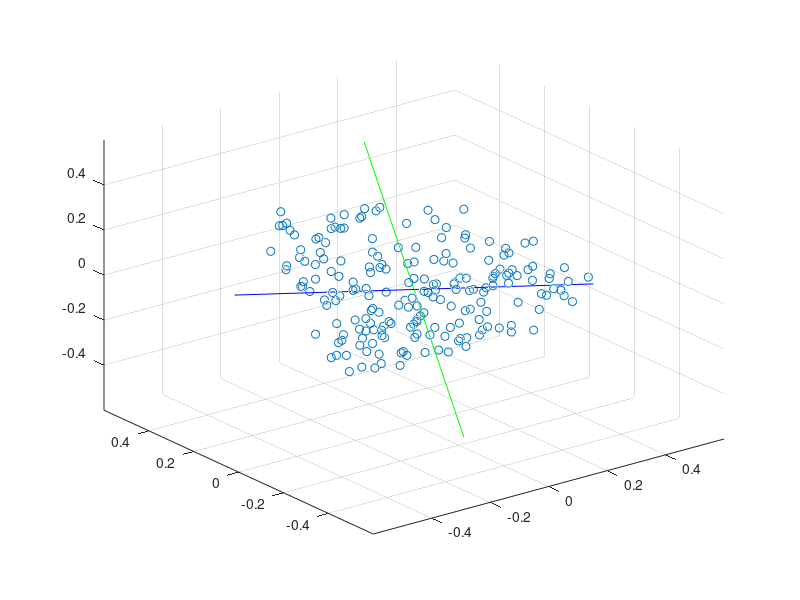

This figure's MATLAB source:
clear
load GHA_data

[dim,count] = size(data)


for i = 1 : size(data,1)
	sum(mean(data(i,:)))
end

w = rand(2,3); % <--- uprav
alpha = 0.1; % <--- uprav

w

for ep=1:100
   data = data(:,randperm(count));

   for t=1:count
       x = data(:,t);
       y = w*x;

       deltaw =  w;
       for i = 1 : size(w, 1)
       		for j = 1 : size(w, 2)
       			s =  y(1:i)'* w(1:i,j);
       			deltaw(i,j) = y(i,1) * ( x(j,1) - s) ;
       		end
       end

       w = w + alpha*deltaw;
       %deltaw = y()
	% <--- uprav

   end 
end

W = w;
W

%zobrazenie dat + hlavnych komponentov
p1 = [-0.6;0.6] * W(1,:);
p2 = [-0.6;0.6] * W(2,:);

plot3(data(1,:),data(2,:),data(3,:),'o',p1(:,1),p1(:,2),p1(:,3),'b',p2(:,1),p2(:,2),p2(:,3),'g')
grid
axis([-0.6,0.6,-0.6,0.6,-0.6,0.6])